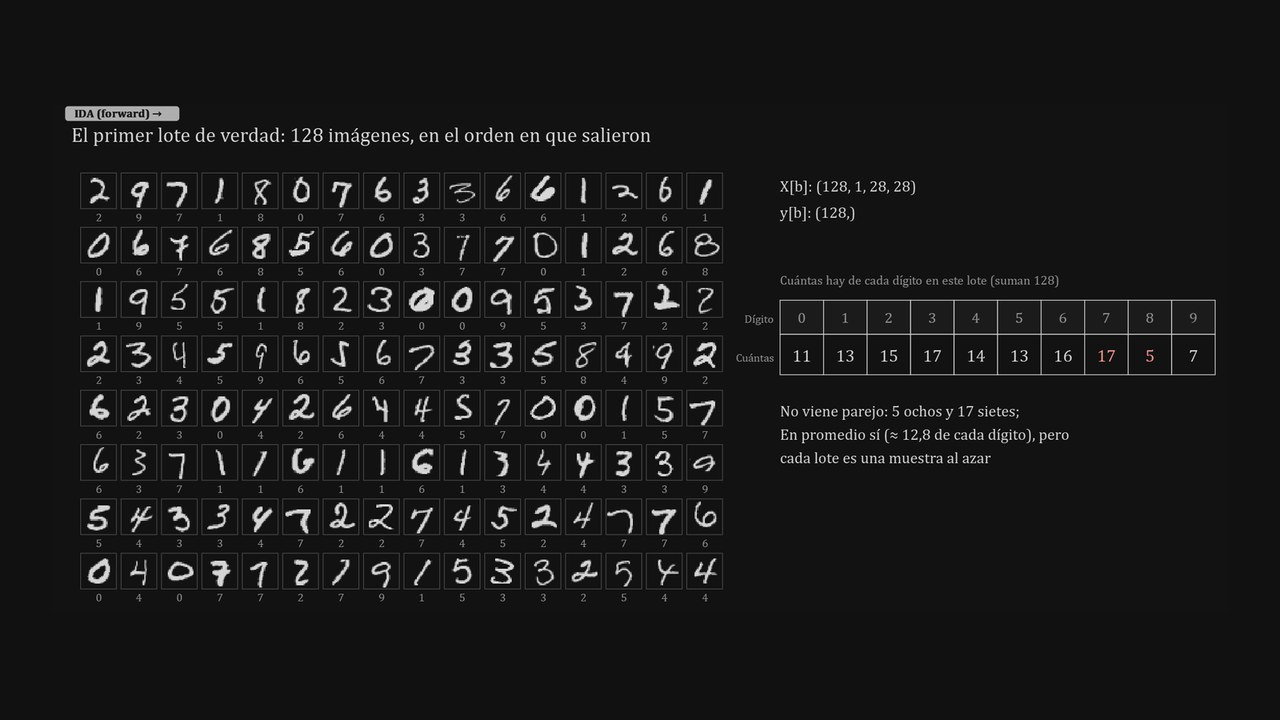
#> input picture herramientas/miniaturas/cnn-completa.jpg, 1280 x 720 px
$ python -i grabar_clips.py   (imports and definitions only)
#> lines starting #> are read from the running program, lines starting #| are printed output that depends on the picture; after the words box and inside, x2 and y2 are one past the last pixel; in counts of white or black regions, pixels touching at a corner belong together
"""Arma el clip de cada lección: una secuencia de los pasos más vistosos de su animación (modo oscuro), cada uno
recortado a su contenido y llenando el cuadro, con fundidos suaves entre uno y otro.

Uso:  python herramientas/grabar_clips.py [https://ketcero.com] [--candidatos]
  --candidatos  captura muchos pasos y arma hojas de contacto en notas/capturas/ para elegir cuáles usar.
Deja en herramientas/miniaturas/: <clave>.webm, <clave>.mp4 y <clave>.jpg (la imagen fija es el primer paso).
Necesita ffmpeg en el PATH, Pillow y la librería playwright de Python.
"""
import os, subprocess, sys, tempfile
import numpy as np
from PIL import Image, ImageChops
from playwright.sync_api import sync_playwright

ARGS = [a for a in sys.argv[1:] if not a.startswith("--")]
BASE = ARGS[0] if ARGS else "https://ketcero.com"
CANDIDATOS = "--candidatos" in sys.argv
RAIZ = os.path.dirname(os.path.dirname(os.path.abspath(__file__)))
SALIDA = os.path.join(RAIZ, "herramientas", "miniaturas")
A4 = "/ia/cnn/Animacion_A4_la_CNN_completa#"
B1 = "/ia/deteccion/Animacion_B1_Mini_YOLO_por_dentro#"
# clave de la lección: pasos elegidos (en orden) para su clip
CLIPS = {
    "cnn-completa": [A4 + "entrenar/12", A4 + "entrenar/7", A4 + "entrenar/14", A4 + "entrenar/15", A4 + "entrenar/30", A4 + "predecir/16"],
    "mini-yolo": [B1 + "entrenar/10", B1 + "predecir/7", B1 + "entrenar/21", B1 + "predecir/55", B1 + "predecir/61"],
}
OCULTAR = "#kc-zoom, #kc-seguir, #kc-movil, #kc-ayuda { display:none !important; }"
W, H = 1600, 900          # cuadro del clip (16:9)
FONDO = (17, 17, 17)      # el gris casi negro del sitio
SEG, FUNDIDO = 2.6, 0.7   # segundos de cada paso y del fundido


# [19 lines left out: function capturar, not called in this run]


def encuadrar(png):
    """Recorta al contenido (lo que no es fondo) y lo centra en un cuadro de 16:9 con margen."""
#> called with png = 'miniaturas/cnn-completa.jpg'
    im = Image.open(png).convert("RGB")
#> im is the input picture: PIL image 1280x720 RGB; mean R, G, B 25.1, 25.1, 25.1
    fondo = Image.new("RGB", im.size, im.getpixel((im.width // 2, 4)))
#> fondo: PIL image 1280x720 RGB; every value is 17
    hay = np.array(ImageChops.difference(im, fondo).convert("L")) > 24
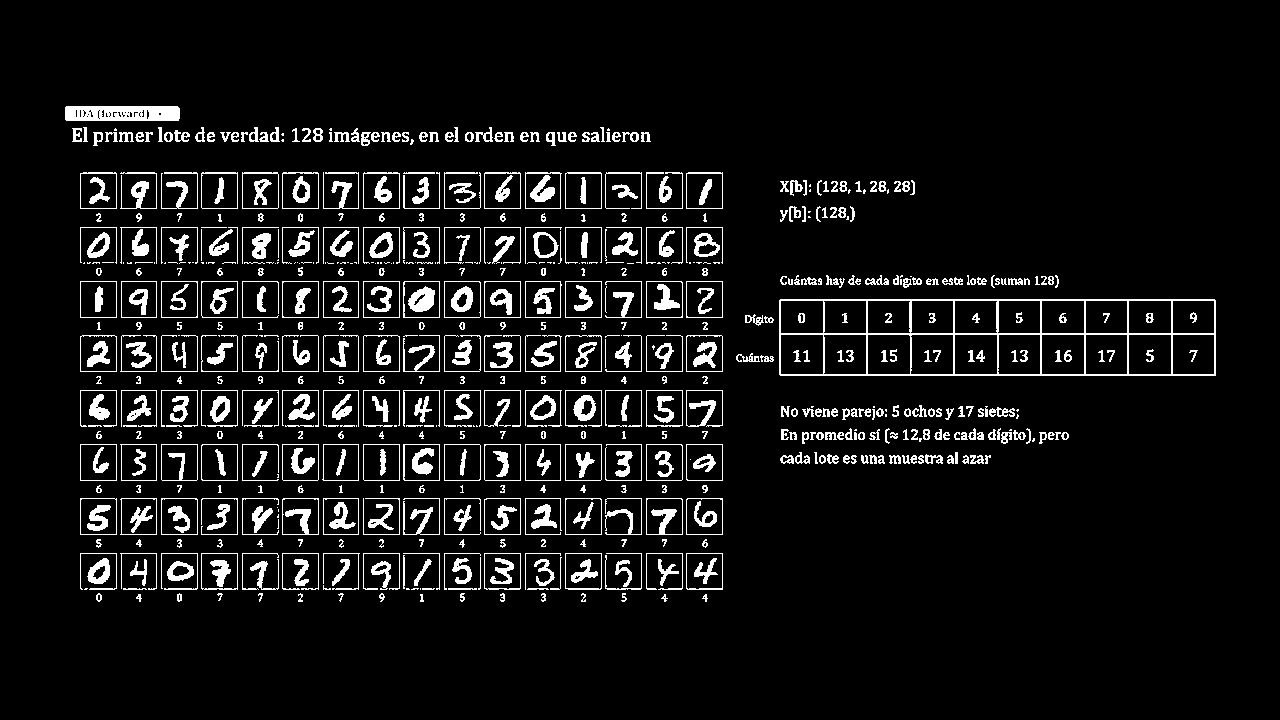
#> hay: shape (720, 1280) bool; 7.5% white; 726 white regions (127 under 20 px), largest, box (x1, y1, x2, y2) and area: (779, 299, 1216, 376) 4226, (65, 106, 180, 121) 1577, (408, 286, 435, 312) 469
    # filas y columnas con contenido de verdad: se ignoran las líneas finas (bordes, separadores de una línea)
    def utiles(cuenta, minimo):
#> called with cuenta = array of shape (720,), minimo = 6
        con = cuenta > minimo
        # una fila/columna cuenta solo si al menos 12 de sus 31 vecinas también tienen contenido (las líneas sueltas no)
        vecinas = np.convolve(con.astype(int), np.ones(31, int), mode="same")
#> vecinas = 720 values, max 31 at index 187, min 0 at index 0, mean 18.34
        return np.where(con & (vecinas >= 12))[0]
    filas = utiles(hay.sum(1), max(6, im.width * 0.004))
#> filas = 426 values from 106 to 601
    cols = utiles(hay.sum(0), max(6, im.height * 0.004))
#> cols = 959 values from 65 to 1114
    if len(filas) and len(cols):
        m = 24
        im = im.crop((max(0, cols[0] - m), max(0, filas[0] - m), min(im.width, cols[-1] + m), min(im.height, filas[-1] + m)))
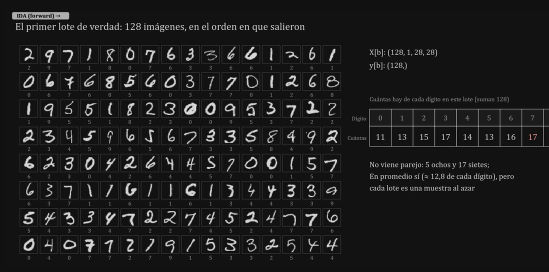
#> im: PIL image 1097x543 RGB (shown at 1/2 size); mean R, G, B 29.3, 29.3, 29.3
    escala = min((W * 0.92) / im.width, (H * 0.88) / im.height)
    im = im.resize((max(1, int(im.width * escala)), max(1, int(im.height * escala))), Image.LANCZOS)
#> im: PIL image 1472x728 RGB
    lienzo = Image.new("RGB", (W, H), FONDO)
#> lienzo: PIL image 1600x900 RGB; every value is 17
    lienzo.paste(im, ((W - im.width) // 2, (H - im.height) // 2))
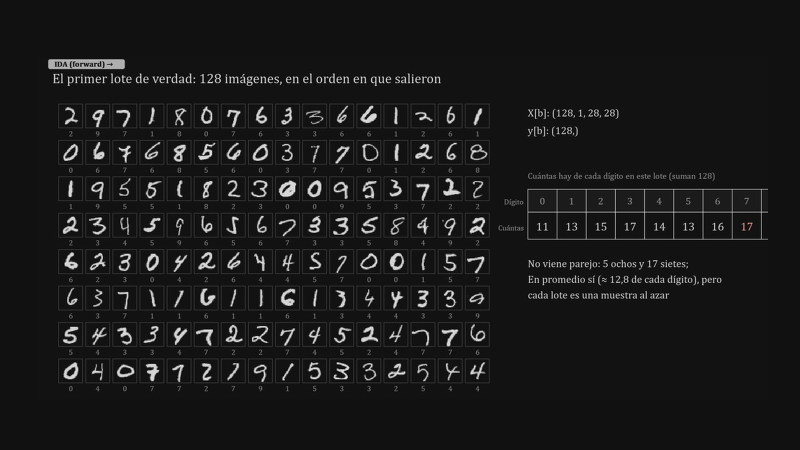
#> lienzo: PIL image 1600x900 RGB (shown at 1/2 size); mean R, G, B 26.1, 26.1, 26.1
    lienzo.save(png)
    return png


# [34 lines left out: functions video, main, not called in this run]


# [2 lines not run here, left out]

>>> result = encuadrar('miniaturas/cnn-completa.jpg')

$ run again, on herramientas/miniaturas/tipos-segmentacion.jpg
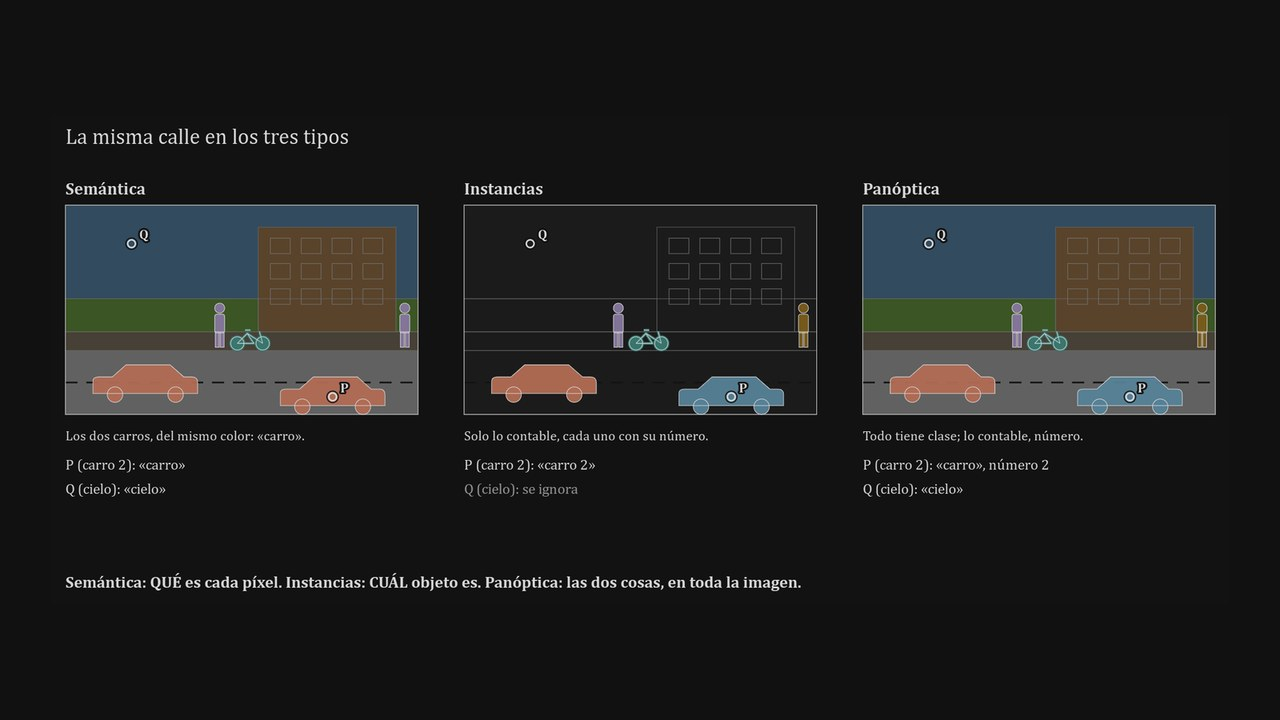
#> input picture herramientas/miniaturas/tipos-segmentacion.jpg, 1280 x 720 px
#> in encuadrar, im is the input picture: PIL image 1280x720 RGB; mean R, G, B 31.4, 31.8, 31.1
#> fondo: PIL image 1280x720 RGB; every value is 17
#> in encuadrar, `hay = np.array(ImageChops.difference(im, fondo).convert("L")) > 24`:
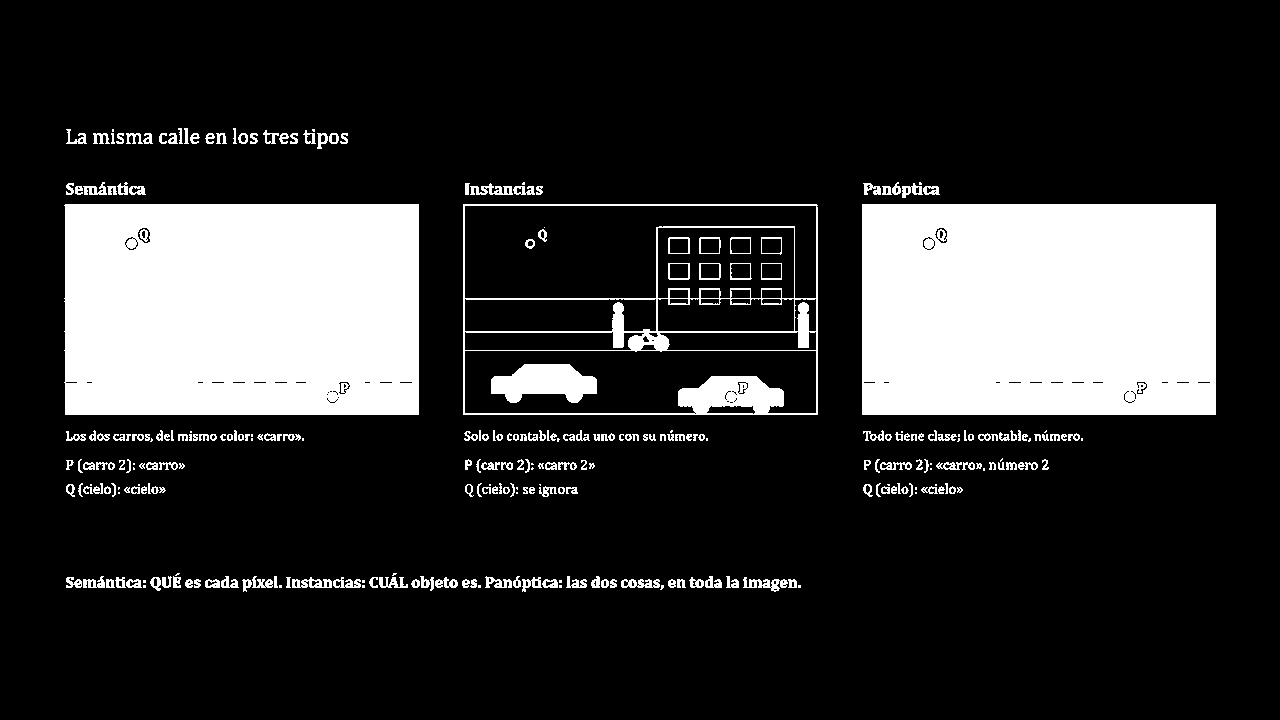
#> hay: shape (720, 1280) bool; 19% white; 290 white regions (52 under 20 px), largest, box (x1, y1, x2, y2) and area: (862, 204, 1216, 415) 74401, (64, 204, 419, 415) 74341, (463, 204, 818, 415) 9153
#> vecinas = 720 values, max 31 at index 219, min 0 at index 0, mean 12.79
#> filas = 297 values from 128 to 591
#> cols = 1083 values from 65 to 1215
#> in encuadrar, `lienzo.paste(im, ((W - im.width) // 2, (H - im.height) // 2))`:
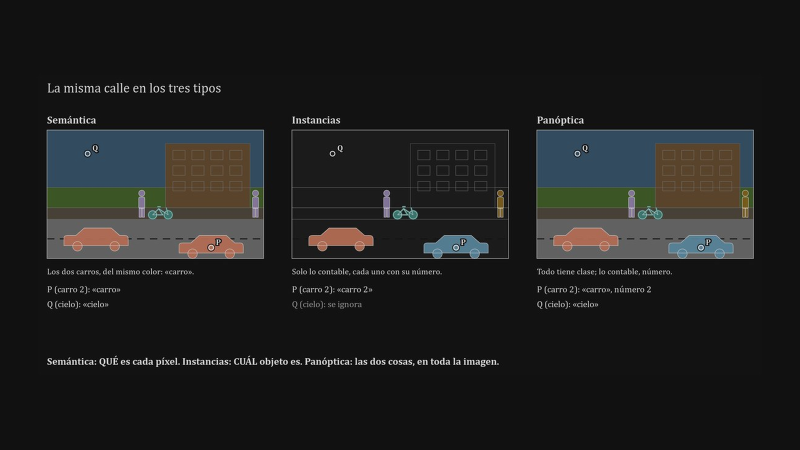
#> lienzo: PIL image 1600x900 RGB (shown at 1/2 size); mean R, G, B 30.9, 31.3, 30.6

$ run again, on herramientas/miniaturas/unet.jpg
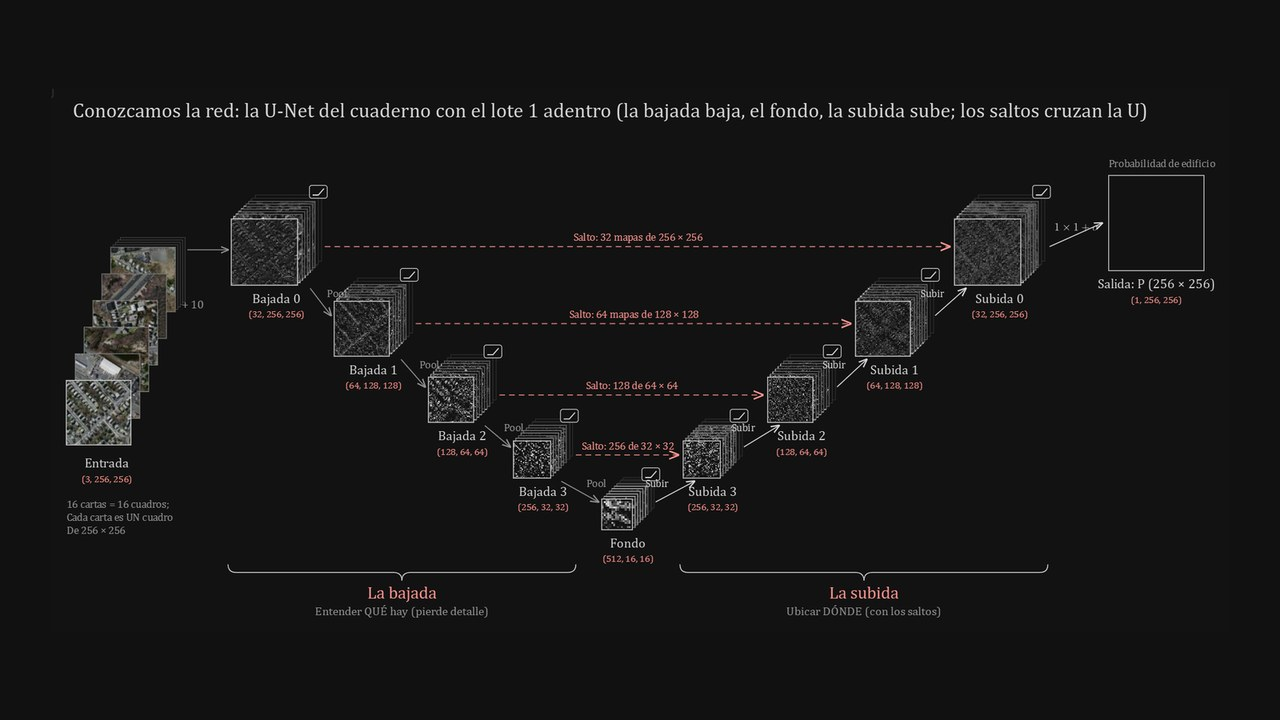
#> input picture herramientas/miniaturas/unet.jpg, 1280 x 720 px
#> in encuadrar, im is the input picture: PIL image 1280x720 RGB; mean R, G, B 23.2, 22.8, 22.7
#> fondo: PIL image 1280x720 RGB; every value is 17
#> in encuadrar, `hay = np.array(ImageChops.difference(im, fondo).convert("L")) > 24`:
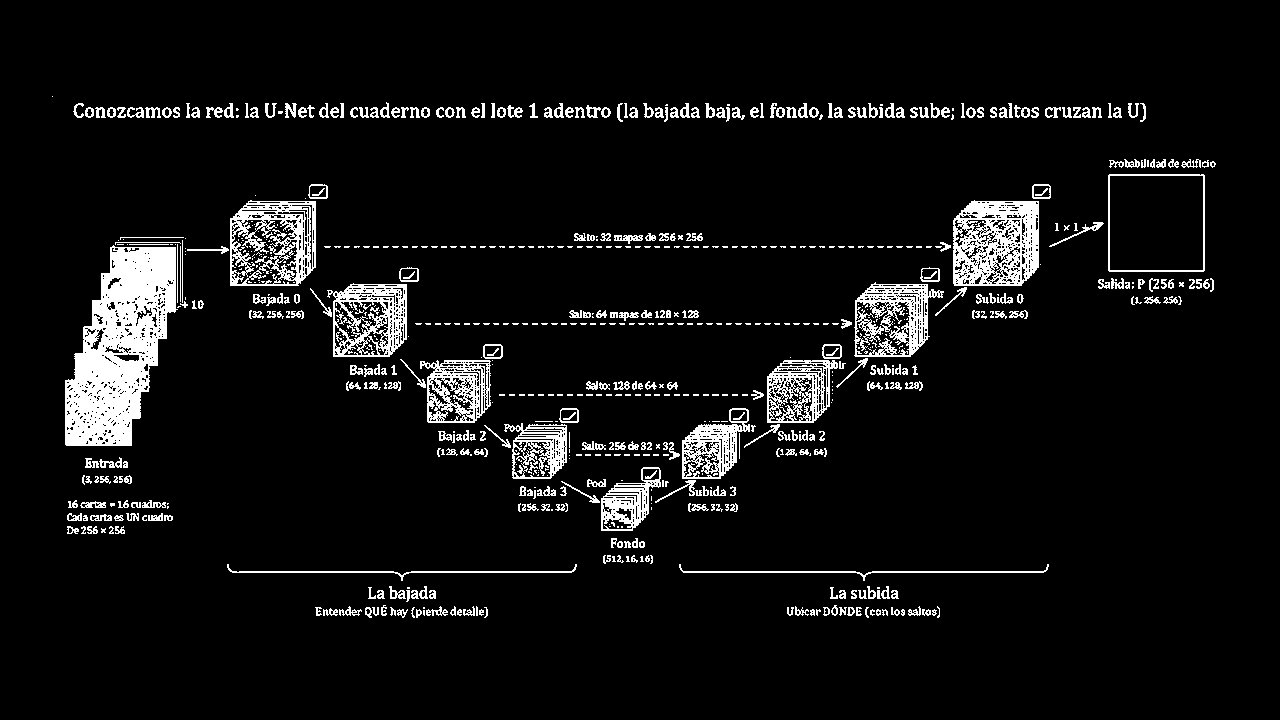
#> hay: shape (720, 1280) bool; 6.8% white; 759 white regions (397 under 20 px), largest, box (x1, y1, x2, y2) and area: (65, 245, 178, 446) 13559, (953, 200, 1039, 286) 5187, (230, 200, 316, 286) 3891
#> vecinas = 720 values, max 31 at index 215, min 0 at index 0, mean 18.69
#> filas = 425 values from 103 to 617
#> cols = 1114 values from 65 to 1213
#> in encuadrar, `lienzo.paste(im, ((W - im.width) // 2, (H - im.height) // 2))`:
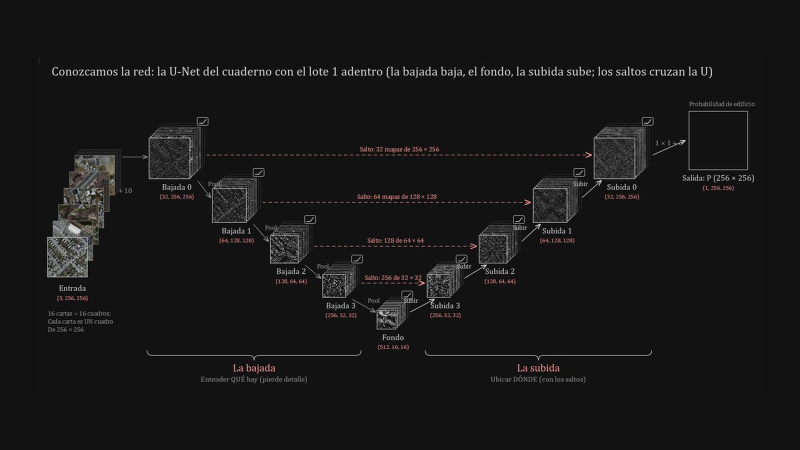
#> lienzo: PIL image 1600x900 RGB (shown at 1/2 size); mean R, G, B 23, 22.7, 22.5
